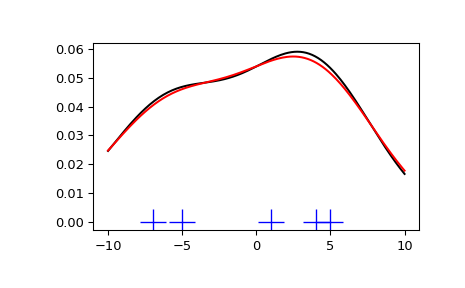

Write the Python code that produced this figure.
from scipy import stats
import matplotlib.pyplot as plt

x1 = np.array([-7, -5, 1, 4, 5], dtype=np.float64)
kde1 = stats.gaussian_kde(x1)
kde2 = stats.gaussian_kde(x1, bw_method='silverman')

fig = plt.figure()
ax = fig.add_subplot(111)

ax.plot(x1, np.zeros(x1.shape), 'b+', ms=20)  # rug plot
x_eval = np.linspace(-10, 10, num=200)
ax.plot(x_eval, kde1(x_eval), 'k-', label="Scott's Rule")
ax.plot(x_eval, kde2(x_eval), 'r-', label="Silverman's Rule")

plt.show()
